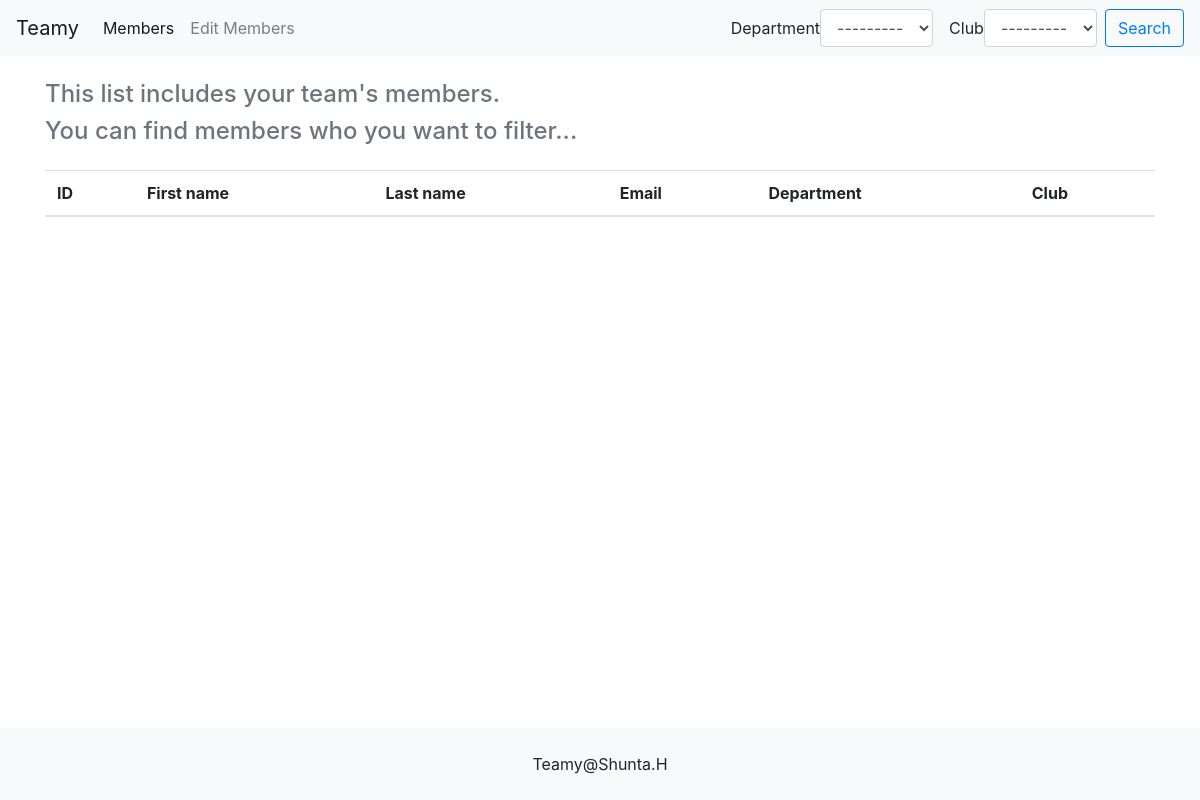
The app's page /, older data.
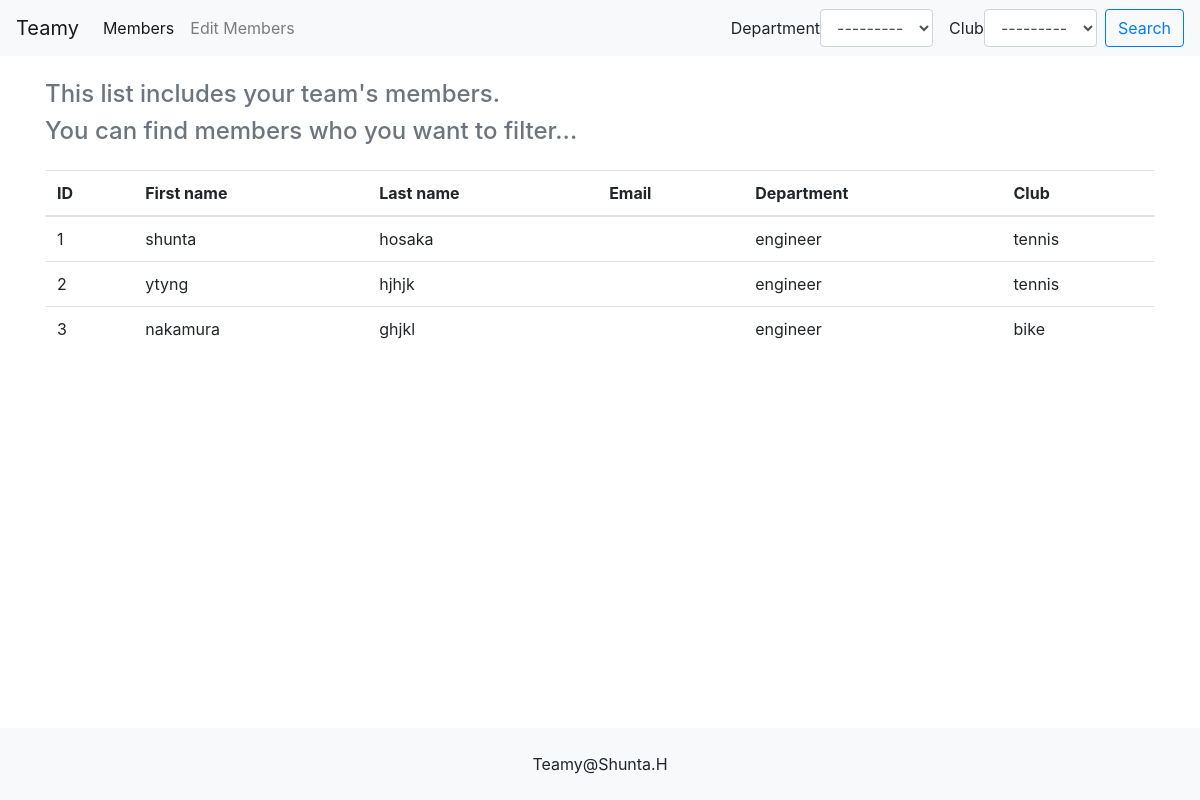
The same page, newer data.
### teamy/models.py (models this page shows, shortened)
class Member(models.Model):
    first_name = models.CharField('First name', max_length=20)
    last_name = models.CharField('Last name', max_length=20)
    email = models.EmailField('Email', blank=True)
    department = models.ForeignKey(Department, verbose_name='Department', on_delete=models.PROTECT)
    club = models.ManyToManyField(Club, verbose_name='Club')
    created_at = models.DateTimeField('Date', default=timezone.now)
    '''
    verbose_name -> When models.ForeignKey and you want to describe it
    on_delete -> When ManyToManyField, on_delete is not need
    '''

class Department(models.Model):
    name = models.CharField('Department', max_length=20)
    created_at = models.DateTimeField('Date', default=timezone.now)
    def __str__(self):
        return self.name

class Club(models.Model):
    name = models.CharField('Club', max_length=20)
    created_at = models.DateTimeField('Date', default=timezone.now)
    def __str__(self):
        return self.name

### teamy/views.py (the view)
# urls.py: path('', views.IndexView.as_view(), name='index')
class IndexView(generic.ListView):
    model = Member
    def get_context_data(self, **kwargs):
        context = super().get_context_data()
        context['form'] = SearchForm(self.request.GET)  # 元の辞書にformを追加
        return context
    def get_queryset(self):
        form = SearchForm(self.request.GET)
        """Return True if the form has no errors, or False otherwise."""
        form.is_valid()  # これをしないとcleaned_dataができない
        '''
        if form.is_valid()と書いていたことが多いが、今回はmodelでrequiredをfalseに
        してあるのでis_validは必ずTrueになるがis_valid()をしないとformのcleaned_data
        にアクセスできない
        '''
        queryset = super().get_queryset()
        department = form.cleaned_data['department']
        if department:
            queryset = queryset.filter(department=department)
        '''
        引数のdepartmentはmodel Memberのfield名
        代入するのはdepartment = form.cleaned_data['department']
        '''
        club = form.cleaned_data['club']
        if club:
            queryset = queryset.filter(club=club)
        return queryset

### teamy/forms.py
class SearchForm(forms.Form):
    department = forms.ModelChoiceField(
        queryset=Department.objects, label='Department ', required=False
    )
    club = forms.ModelChoiceField(
        queryset=Club.objects, label='Club ', required=False
    )

### teamy/templates/teamy/member_list.html
{% extends 'teamy/base.html' %}
{% load crispy_forms_tags %}
{% block content %}
<table class="table">
    <thead class="">
    <tr>
        <th>ID</th>
        <th>First name</th>
        <th>Last name</th>
        <th>Email</th>
        <th>Department</th>
        <th>Club</th>
    </tr>
    </thead>
    <tbody>
    {% for member in member_list %}
        <tr>
            <td>{{ member.pk }}</td>
            <td>{{ member.first_name }}</td>
            <td>{{ member.last_name }}</td>
            <td>{{ member.email }}</td>
            <td>{{ member.department }}</td>
            <td>{% for club in member.club.all %}{{ club }} {% endfor %}</td>
        </tr>
    {% endfor %}
    </tbody>
</table>
{% endblock %}

### teamy/templates/teamy/base.html (shortened to what this page needs)
{% load bootstrap4 %}
{% load crispy_forms_tags %}
{% bootstrap_css %}
<!doctype html>
<html lang="en" style="height: 100%;">
<head>
    <link rel="stylesheet" href="https://stackpath.bootstrapcdn.com/bootstrap/4.1.3/css/bootstrap.min.css"
>
</head>
<body style="height: 100%;">
<header>
    <nav class="navbar navbar-expand-lg navbar-light bg-light">
        <a class="navbar-brand" href="{% url 'teamy:index' %}">Teamy</a>
        <div class="collapse navbar-collapse" id="navbarSupportedContent">
            <ul class="navbar-nav mr-auto">
                <li class="nav-item active">
                    <a class="nav-link" href="#">Members</a>
                </li>
                <li class="nav-item">
                    <a class="nav-link" href="{% url 'admin:index' %}">Edit Members</a>
                </li>
            </ul>
            <form method="get" class="form-inline my-2 my-lg-0">
                <span class="mx-2">{{ form.department|as_crispy_field }}</span>
                <span class="mx-2">{{ form.club|as_crispy_field }}</span>
                <button class="btn btn-outline-primary my-2 my-sm-0" type="submit">Search</button>
            </form>
        </div>
    </nav>
</header>
<div class="container">
    <div class="dec my-4">
        <h4 class="text-secondary">This list includes your team's members.</h4>
        <h4 class="text-secondary">You can find members who you want to filter...</h4>
    </div>
    {% block content %}{% endblock %}
</div>
<footer class="bg-light fixed-bottom py-4" >
    <p class="text-center mb-0">Teamy@Shunta.H</p>
</footer>
</body>
</html>

Row changes from the older to the newer data that the page shows:
added Member: pk "1", first_name "shunta", last_name "hosaka", department "engineer"
added Club: name "tennis"
added Member: pk "2", first_name "ytyng", last_name "hjhjk", department "engineer"
added Member: pk "3", first_name "nakamura", last_name "ghjkl", department "engineer"
added Club: name "bike", shown under "3"
